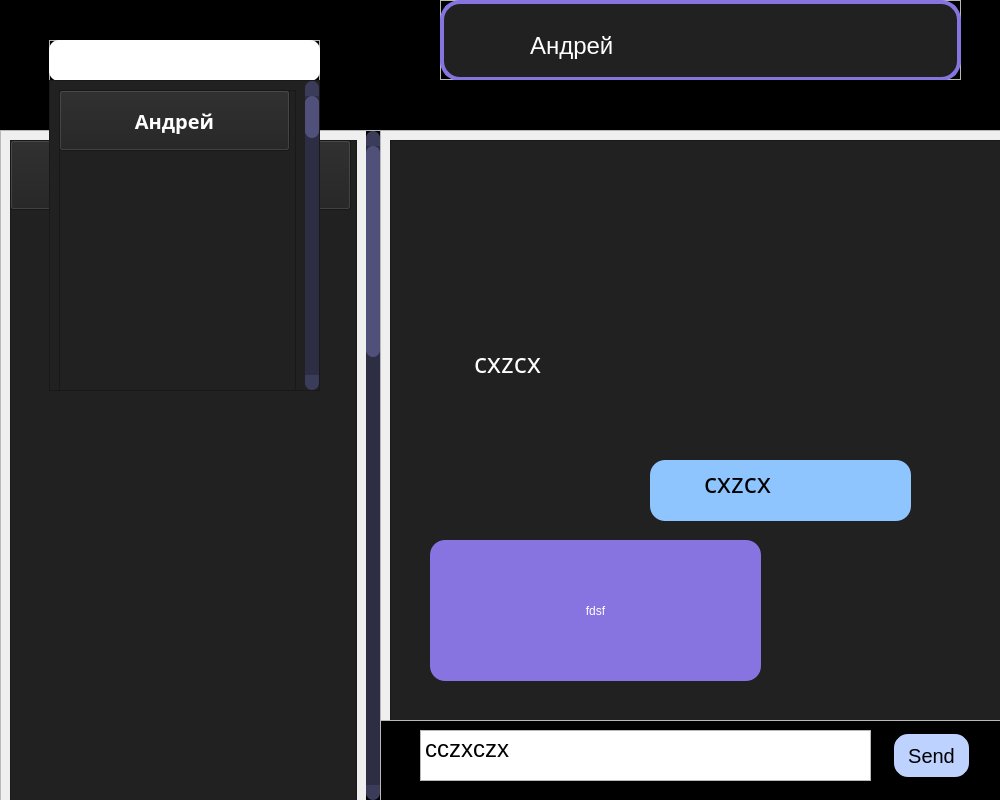
<?xml version="1.0" encoding="UTF-8"?>
<ui version="4.0">
 <class>MainWindow</class>
 <widget class="QMainWindow" name="MainWindow">
  <property name="geometry">
   <rect>
    <x>0</x>
    <y>0</y>
    <width>1000</width>
    <height>800</height>
   </rect>
  </property>
  <property name="windowTitle">
   <string>MainWindow</string>
  </property>
  <property name="styleSheet">
   <string notr="true"/>
  </property>
  <widget class="QWidget" name="centralwidget">
   <widget class="QLabel" name="label">
    <property name="geometry">
     <rect>
      <x>0</x>
      <y>0</y>
      <width>1000</width>
      <height>800</height>
     </rect>
    </property>
    <property name="styleSheet">
     <string notr="true">background: rgb(0, 0, 0)</string>
    </property>
    <property name="text">
     <string/>
    </property>
   </widget>
   <widget class="QScrollArea" name="scrollArea">
    <property name="geometry">
     <rect>
      <x>0</x>
      <y>130</y>
      <width>381</width>
      <height>671</height>
     </rect>
    </property>
    <property name="styleSheet">
     <string notr="true">
 QScrollBar:vertical {
	border: none;
    background: rgb(45, 45, 68);
    width: 14px;
    margin: 15px 0 15px 0;
	border-radius: 0px;
 }

/*  HANDLE BAR VERTICAL */
QScrollBar::handle:vertical {	
	background-color: rgb(80, 80, 122);
	min-height: 30px;
	border-radius: 7px;
}
QScrollBar::handle:vertical:hover{	
	background-color: rgb(255, 0, 127);
	
	background-color: rgb(189, 210, 255);
}
QScrollBar::handle:vertical:pressed {	
	background-color: rgb(185, 0, 92);
}

/* BTN TOP - SCROLLBAR */
QScrollBar::sub-line:vertical {
	border: none;
	background-color: rgb(59, 59, 90);
	height: 15px;
	border-top-left-radius: 7px;
	border-top-right-radius: 7px;
	subcontrol-position: top;
	subcontrol-origin: margin;
}
QScrollBar::sub-line:vertical:hover {	
	background-color: rgb(255, 0, 127);
}
QScrollBar::sub-line:vertical:pressed {	
	background-color: rgb(185, 0, 92);
}

/* BTN BOTTOM - SCROLLBAR */
QScrollBar::add-line:vertical {
	border: none;
	background-color: rgb(59, 59, 90);
	height: 15px;
	border-bottom-left-radius: 7px;
	border-bottom-right-radius: 7px;
	subcontrol-position: bottom;
	subcontrol-origin: margin;
}
QScrollBar::add-line:vertical:hover {	
	background-color: rgb(255, 0, 127);
}
QScrollBar::add-line:vertical:pressed {	
	background-color: rgb(185, 0, 92);
}

/* RESET ARROW */
QScrollBar::up-arrow:vertical, QScrollBar::down-arrow:vertical {
	background: none;
}
QScrollBar::add-page:vertical, QScrollBar::sub-page:vertical {
	background: none;
}



/* HORIZONTAL SCROLLBAR - HOMEWORK */
QScrollBar:horizontal {
   
}
QScrollBar::handle:horizontal {
    
}
QScrollBar::add-line:horizontal {
    
}
QScrollBar::sub-line:horizontal {
    
}
QScrollBar::up-arrow:horizontal, QScrollBar::down-arrow:horizontal
{

}
QScrollBar::add-page:horizontal, QScrollBar::sub-page:horizontal
{

}</string>
    </property>
    <property name="widgetResizable">
     <bool>true</bool>
    </property>
    <widget class="QWidget" name="scrollAreaWidgetContents">
     <property name="geometry">
      <rect>
       <x>0</x>
       <y>0</y>
       <width>365</width>
       <height>2022</height>
      </rect>
     </property>
     <property name="styleSheet">
      <string notr="true">backgroun-color: rgb(33, 33, 33);</string>
     </property>
     <layout class="QVBoxLayout" name="verticalLayout_2">
      <item>
       <widget class="QFrame" name="frame">
        <property name="minimumSize">
         <size>
          <width>0</width>
          <height>2000</height>
         </size>
        </property>
        <property name="font">
         <font>
          <pointsize>10</pointsize>
         </font>
        </property>
        <property name="styleSheet">
         <string notr="true">background-color: rgb(33, 33, 33);</string>
        </property>
        <property name="frameShape">
         <enum>QFrame::StyledPanel</enum>
        </property>
        <property name="frameShadow">
         <enum>QFrame::Raised</enum>
        </property>
        <widget class="QPushButton" name="pushButton">
         <property name="geometry">
          <rect>
           <x>0</x>
           <y>0</y>
           <width>341</width>
           <height>70</height>
          </rect>
         </property>
         <property name="font">
          <font>
           <family>Source Code Pro Black</family>
           <pointsize>21</pointsize>
           <weight>75</weight>
           <bold>true</bold>
          </font>
         </property>
         <property name="cursor">
          <cursorShape>PointingHandCursor</cursorShape>
         </property>
         <property name="mouseTracking">
          <bool>false</bool>
         </property>
         <property name="styleSheet">
          <string notr="true">QPushButton {
	color: rgb(255, 255, 255);
}

QPushButton:hover {
	
	background-color: rgb(73, 73, 111);
}
</string>
         </property>
         <property name="text">
          <string>Андрей</string>
         </property>
        </widget>
       </widget>
      </item>
     </layout>
    </widget>
   </widget>
   <widget class="QFrame" name="frame_2">
    <property name="geometry">
     <rect>
      <x>410</x>
      <y>370</y>
      <width>271</width>
      <height>80</height>
     </rect>
    </property>
    <property name="frameShape">
     <enum>QFrame::StyledPanel</enum>
    </property>
    <property name="frameShadow">
     <enum>QFrame::Raised</enum>
    </property>
   </widget>
   <widget class="QFrame" name="frame_3">
    <property name="geometry">
     <rect>
      <x>49</x>
      <y>40</y>
      <width>271</width>
      <height>41</height>
     </rect>
    </property>
    <property name="frameShape">
     <enum>QFrame::StyledPanel</enum>
    </property>
    <property name="frameShadow">
     <enum>QFrame::Raised</enum>
    </property>
    <widget class="QLabel" name="label_2">
     <property name="geometry">
      <rect>
       <x>0</x>
       <y>0</y>
       <width>271</width>
       <height>41</height>
      </rect>
     </property>
     <property name="styleSheet">
      <string notr="true">background-color: white;
border-radius: 10px;
borer-color: black;
border-size: 3px;</string>
     </property>
     <property name="text">
      <string/>
     </property>
    </widget>
    <widget class="QLineEdit" name="lineEdit">
     <property name="geometry">
      <rect>
       <x>0</x>
       <y>0</y>
       <width>271</width>
       <height>41</height>
      </rect>
     </property>
     <property name="styleSheet">
      <string notr="true">background: transparent;
border-color: transparent;
border-radius: 10px;</string>
     </property>
    </widget>
    <widget class="QLabel" name="label_4">
     <property name="geometry">
      <rect>
       <x>230</x>
       <y>3</y>
       <width>32</width>
       <height>32</height>
      </rect>
     </property>
     <property name="text">
      <string/>
     </property>
     <property name="pixmap">
      <pixmap>search_icon.png</pixmap>
     </property>
    </widget>
    <zorder>label_2</zorder>
    <zorder>label_4</zorder>
    <zorder>lineEdit</zorder>
   </widget>
   <widget class="QScrollArea" name="scrollArea_2">
    <property name="geometry">
     <rect>
      <x>49</x>
      <y>80</y>
      <width>271</width>
      <height>311</height>
     </rect>
    </property>
    <property name="styleSheet">
     <string notr="true">QScrollArea{
	
	background-color: rgb(33, 33, 33);
}
 QScrollBar:vertical {
	border: none;
    background: rgb(45, 45, 68);
    width: 14px;
    margin: 15px 0 15px 0;
	border-radius: 0px;
 }

/*  HANDLE BAR VERTICAL */
QScrollBar::handle:vertical {	
	background-color: rgb(80, 80, 122);
	min-height: 30px;
	border-radius: 7px;
}
QScrollBar::handle:vertical:hover{	
	background-color: rgb(255, 0, 127);
	
	background-color: rgb(189, 210, 255);
}
QScrollBar::handle:vertical:pressed {	
	background-color: rgb(185, 0, 92);
}

/* BTN TOP - SCROLLBAR */
QScrollBar::sub-line:vertical {
	border: none;
	background-color: rgb(59, 59, 90);
	height: 15px;
	border-top-left-radius: 7px;
	border-top-right-radius: 7px;
	subcontrol-position: top;
	subcontrol-origin: margin;
}
QScrollBar::sub-line:vertical:hover {	
	background-color: rgb(255, 0, 127);
}
QScrollBar::sub-line:vertical:pressed {	
	background-color: rgb(185, 0, 92);
}

/* BTN BOTTOM - SCROLLBAR */
QScrollBar::add-line:vertical {
	border: none;
	background-color: rgb(59, 59, 90);
	height: 15px;
	border-bottom-left-radius: 7px;
	border-bottom-right-radius: 7px;
	subcontrol-position: bottom;
	subcontrol-origin: margin;
}
QScrollBar::add-line:vertical:hover {	
	background-color: rgb(255, 0, 127);
}
QScrollBar::add-line:vertical:pressed {	
	background-color: rgb(185, 0, 92);
}

/* RESET ARROW */
QScrollBar::up-arrow:vertical, QScrollBar::down-arrow:vertical {
	background: none;
}
QScrollBar::add-page:vertical, QScrollBar::sub-page:vertical {
	background: none;
}



/* HORIZONTAL SCROLLBAR - HOMEWORK */
QScrollBar:horizontal {
   
}
QScrollBar::handle:horizontal {
    
}
QScrollBar::add-line:horizontal {
    
}
QScrollBar::sub-line:horizontal {
    
}
QScrollBar::up-arrow:horizontal, QScrollBar::down-arrow:horizontal
{

}
QScrollBar::add-page:horizontal, QScrollBar::sub-page:horizontal
{

}</string>
    </property>
    <property name="widgetResizable">
     <bool>true</bool>
    </property>
    <widget class="QWidget" name="scrollAreaWidgetContents_2">
     <property name="geometry">
      <rect>
       <x>0</x>
       <y>0</y>
       <width>255</width>
       <height>2022</height>
      </rect>
     </property>
     <property name="styleSheet">
      <string notr="true">background-color: rgb(33, 33, 33);</string>
     </property>
     <layout class="QVBoxLayout" name="verticalLayout_3">
      <item>
       <widget class="QFrame" name="frame_4">
        <property name="enabled">
         <bool>true</bool>
        </property>
        <property name="minimumSize">
         <size>
          <width>0</width>
          <height>2000</height>
         </size>
        </property>
        <property name="font">
         <font>
          <pointsize>10</pointsize>
         </font>
        </property>
        <property name="styleSheet">
         <string notr="true">background-color: rgb(33, 33, 33);</string>
        </property>
        <property name="frameShape">
         <enum>QFrame::StyledPanel</enum>
        </property>
        <property name="frameShadow">
         <enum>QFrame::Raised</enum>
        </property>
        <widget class="QPushButton" name="pushButton_3">
         <property name="geometry">
          <rect>
           <x>0</x>
           <y>0</y>
           <width>231</width>
           <height>61</height>
          </rect>
         </property>
         <property name="font">
          <font>
           <family>Source Code Pro Black</family>
           <pointsize>15</pointsize>
           <weight>75</weight>
           <bold>true</bold>
          </font>
         </property>
         <property name="cursor">
          <cursorShape>PointingHandCursor</cursorShape>
         </property>
         <property name="mouseTracking">
          <bool>false</bool>
         </property>
         <property name="styleSheet">
          <string notr="true">QPushButton {
	color: rgb(255, 255, 255);
}

QPushButton:hover {
	
	background-color: rgb(73, 73, 111);
}
</string>
         </property>
         <property name="text">
          <string>Андрей</string>
         </property>
        </widget>
       </widget>
      </item>
     </layout>
    </widget>
   </widget>
   <widget class="QTextEdit" name="textEdit">
    <property name="geometry">
     <rect>
      <x>420</x>
      <y>730</y>
      <width>451</width>
      <height>51</height>
     </rect>
    </property>
    <property name="font">
     <font>
      <pointsize>18</pointsize>
     </font>
    </property>
    <property name="html">
     <string>&lt;!DOCTYPE HTML PUBLIC &quot;-//W3C//DTD HTML 4.0//EN&quot; &quot;http://www.w3.org/TR/REC-html40/strict.dtd&quot;&gt;
&lt;html&gt;&lt;head&gt;&lt;meta name=&quot;qrichtext&quot; content=&quot;1&quot; /&gt;&lt;style type=&quot;text/css&quot;&gt;
p, li { white-space: pre-wrap; }
&lt;/style&gt;&lt;/head&gt;&lt;body style=&quot; font-family:'MS Shell Dlg 2'; font-size:18pt; font-weight:400; font-style:normal;&quot;&gt;
&lt;p style=&quot; margin-top:0px; margin-bottom:0px; margin-left:0px; margin-right:0px; -qt-block-indent:0; text-indent:0px;&quot;&gt;cczxczx&lt;/p&gt;&lt;/body&gt;&lt;/html&gt;</string>
    </property>
   </widget>
   <widget class="QPushButton" name="pushButton_4">
    <property name="geometry">
     <rect>
      <x>880</x>
      <y>730</y>
      <width>93</width>
      <height>51</height>
     </rect>
    </property>
    <property name="font">
     <font>
      <pointsize>-1</pointsize>
     </font>
    </property>
    <property name="styleSheet">
     <string notr="true">QPushButton {
    border-width: 4px;
    border-style: solid;
    border-radius: 18px;
	border-color: black;
	background-color: rgb(189, 210, 255);
	font-size: 20px;
	margin-left: 10px;
	
}

QPushButton:hover {
    font-size: 22px;
	background-color: rgb(170, 183, 255);
}</string>
    </property>
    <property name="text">
     <string>Send</string>
    </property>
   </widget>
   <widget class="QFrame" name="frame_5">
    <property name="geometry">
     <rect>
      <x>440</x>
      <y>0</y>
      <width>521</width>
      <height>80</height>
     </rect>
    </property>
    <property name="frameShape">
     <enum>QFrame::StyledPanel</enum>
    </property>
    <property name="frameShadow">
     <enum>QFrame::Raised</enum>
    </property>
    <widget class="QLabel" name="label_3">
     <property name="geometry">
      <rect>
       <x>0</x>
       <y>0</y>
       <width>521</width>
       <height>81</height>
      </rect>
     </property>
     <property name="styleSheet">
      <string notr="true">background-color: rgb(33, 33, 33);
border-width: 4px;
    border-style: solid;
border-radius: 20px;
border-color: rgb(135, 116, 225);</string>
     </property>
     <property name="text">
      <string/>
     </property>
    </widget>
    <widget class="QLabel" name="label_5">
     <property name="geometry">
      <rect>
       <x>20</x>
       <y>20</y>
       <width>45</width>
       <height>45</height>
      </rect>
     </property>
     <property name="text">
      <string/>
     </property>
     <property name="pixmap">
      <pixmap>Images/my_avatar.png</pixmap>
     </property>
    </widget>
    <widget class="QLabel" name="label_6">
     <property name="geometry">
      <rect>
       <x>90</x>
       <y>30</y>
       <width>261</width>
       <height>31</height>
      </rect>
     </property>
     <property name="font">
      <font>
       <pointsize>18</pointsize>
      </font>
     </property>
     <property name="styleSheet">
      <string notr="true">color: white;</string>
     </property>
     <property name="text">
      <string>Андрей</string>
     </property>
    </widget>
   </widget>
   <widget class="QScrollArea" name="scrollArea_3">
    <property name="geometry">
     <rect>
      <x>380</x>
      <y>130</y>
      <width>651</width>
      <height>591</height>
     </rect>
    </property>
    <property name="styleSheet">
     <string notr="true">
 QScrollBar:vertical {
	border: none;
    background: rgb(45, 45, 68);
    width: 14px;
    margin: 15px 0 15px 0;
	border-radius: 0px;
 }

/*  HANDLE BAR VERTICAL */
QScrollBar::handle:vertical {	
	background-color: rgb(80, 80, 122);
	min-height: 30px;
	border-radius: 7px;
}
QScrollBar::handle:vertical:hover{	
	background-color: rgb(255, 0, 127);
	
	background-color: rgb(189, 210, 255);
}
QScrollBar::handle:vertical:pressed {	
	background-color: rgb(185, 0, 92);
}

/* BTN TOP - SCROLLBAR */
QScrollBar::sub-line:vertical {
	border: none;
	background-color: rgb(59, 59, 90);
	height: 15px;
	border-top-left-radius: 7px;
	border-top-right-radius: 7px;
	subcontrol-position: top;
	subcontrol-origin: margin;
}
QScrollBar::sub-line:vertical:hover {	
	background-color: rgb(255, 0, 127);
}
QScrollBar::sub-line:vertical:pressed {	
	background-color: rgb(185, 0, 92);
}

/* BTN BOTTOM - SCROLLBAR */
QScrollBar::add-line:vertical {
	border: none;
	background-color: rgb(59, 59, 90);
	height: 15px;
	border-bottom-left-radius: 7px;
	border-bottom-right-radius: 7px;
	subcontrol-position: bottom;
	subcontrol-origin: margin;
}
QScrollBar::add-line:vertical:hover {	
	background-color: rgb(255, 0, 127);
}
QScrollBar::add-line:vertical:pressed {	
	background-color: rgb(185, 0, 92);
}

/* RESET ARROW */
QScrollBar::up-arrow:vertical, QScrollBar::down-arrow:vertical {
	background: none;
}
QScrollBar::add-page:vertical, QScrollBar::sub-page:vertical {
	background: none;
}



/* HORIZONTAL SCROLLBAR - HOMEWORK */
QScrollBar:horizontal {
   
}
QScrollBar::handle:horizontal {
    
}
QScrollBar::add-line:horizontal {
    
}
QScrollBar::sub-line:horizontal {
    
}
QScrollBar::up-arrow:horizontal, QScrollBar::down-arrow:horizontal
{

}
QScrollBar::add-page:horizontal, QScrollBar::sub-page:horizontal
{

}</string>
    </property>
    <property name="widgetResizable">
     <bool>true</bool>
    </property>
    <widget class="QWidget" name="scrollAreaWidgetContents_3">
     <property name="geometry">
      <rect>
       <x>0</x>
       <y>0</y>
       <width>635</width>
       <height>2022</height>
      </rect>
     </property>
     <property name="styleSheet">
      <string notr="true">backgroun-color: rgb(33, 33, 33);</string>
     </property>
     <layout class="QVBoxLayout" name="verticalLayout_4">
      <item>
       <widget class="QFrame" name="frame_6">
        <property name="minimumSize">
         <size>
          <width>0</width>
          <height>2000</height>
         </size>
        </property>
        <property name="font">
         <font>
          <pointsize>10</pointsize>
         </font>
        </property>
        <property name="styleSheet">
         <string notr="true">background-color: rgb(33, 33, 33);</string>
        </property>
        <property name="frameShape">
         <enum>QFrame::StyledPanel</enum>
        </property>
        <property name="frameShadow">
         <enum>QFrame::Raised</enum>
        </property>
        <widget class="QTextBrowser" name="textBrowser_2">
         <property name="geometry">
          <rect>
           <x>80</x>
           <y>200</y>
           <width>381</width>
           <height>61</height>
          </rect>
         </property>
         <property name="font">
          <font>
           <family>Segoe UI Variable Small Semibol</family>
           <pointsize>17</pointsize>
           <weight>75</weight>
           <bold>true</bold>
          </font>
         </property>
         <property name="styleSheet">
          <string notr="true">background-color: rgb(33, 33, 33);
border-radius: 15px;
color: white;</string>
         </property>
         <property name="html">
          <string>&lt;!DOCTYPE HTML PUBLIC &quot;-//W3C//DTD HTML 4.0//EN&quot; &quot;http://www.w3.org/TR/REC-html40/strict.dtd&quot;&gt;
&lt;html&gt;&lt;head&gt;&lt;meta name=&quot;qrichtext&quot; content=&quot;1&quot; /&gt;&lt;style type=&quot;text/css&quot;&gt;
p, li { white-space: pre-wrap; }
&lt;/style&gt;&lt;/head&gt;&lt;body style=&quot; font-family:'Segoe UI Variable Small Semibol'; font-size:17pt; font-weight:600; font-style:normal;&quot;&gt;
&lt;p style=&quot; margin-top:0px; margin-bottom:0px; margin-left:0px; margin-right:0px; -qt-block-indent:0; text-indent:0px;&quot;&gt;&lt;span style=&quot; font-family:'MS Shell Dlg 2'; font-size:20pt; font-weight:400;&quot;&gt;cxzcx&lt;/span&gt;&lt;/p&gt;&lt;/body&gt;&lt;/html&gt;</string>
         </property>
        </widget>
        <widget class="QTextBrowser" name="textBrowser">
         <property name="geometry">
          <rect>
           <x>260</x>
           <y>320</y>
           <width>261</width>
           <height>61</height>
          </rect>
         </property>
         <property name="font">
          <font>
           <family>Segoe UI Variable Small Semibol</family>
           <pointsize>17</pointsize>
           <weight>75</weight>
           <bold>true</bold>
          </font>
         </property>
         <property name="styleSheet">
          <string notr="true">background-color: rgb(165, 184, 222);
background-color: rgb(142, 197, 255);
border-radius: 15px;
padding-left:50px;
width: 400px</string>
         </property>
         <property name="html">
          <string>&lt;!DOCTYPE HTML PUBLIC &quot;-//W3C//DTD HTML 4.0//EN&quot; &quot;http://www.w3.org/TR/REC-html40/strict.dtd&quot;&gt;
&lt;html&gt;&lt;head&gt;&lt;meta name=&quot;qrichtext&quot; content=&quot;1&quot; /&gt;&lt;style type=&quot;text/css&quot;&gt;
p, li { white-space: pre-wrap; }
&lt;/style&gt;&lt;/head&gt;&lt;body style=&quot; font-family:'Segoe UI Variable Small Semibol'; font-size:17pt; font-weight:600; font-style:normal;&quot;&gt;
&lt;p style=&quot; margin-top:0px; margin-bottom:0px; margin-left:0px; margin-right:0px; -qt-block-indent:0; text-indent:0px;&quot;&gt;&lt;span style=&quot; font-family:'MS Shell Dlg 2'; font-size:20pt; font-weight:400;&quot;&gt;cxzcx&lt;/span&gt;&lt;/p&gt;&lt;/body&gt;&lt;/html&gt;</string>
         </property>
        </widget>
        <widget class="QPushButton" name="pushButton_2">
         <property name="geometry">
          <rect>
           <x>40</x>
           <y>400</y>
           <width>331</width>
           <height>141</height>
          </rect>
         </property>
         <property name="styleSheet">
          <string notr="true">background-color: rgb(135,116,225);
border-radius: 15px;
color: white;</string>
         </property>
         <property name="text">
          <string>fdsf</string>
         </property>
        </widget>
       </widget>
      </item>
     </layout>
    </widget>
   </widget>
  </widget>
 </widget>
 <resources/>
 <connections/>
</ui>
